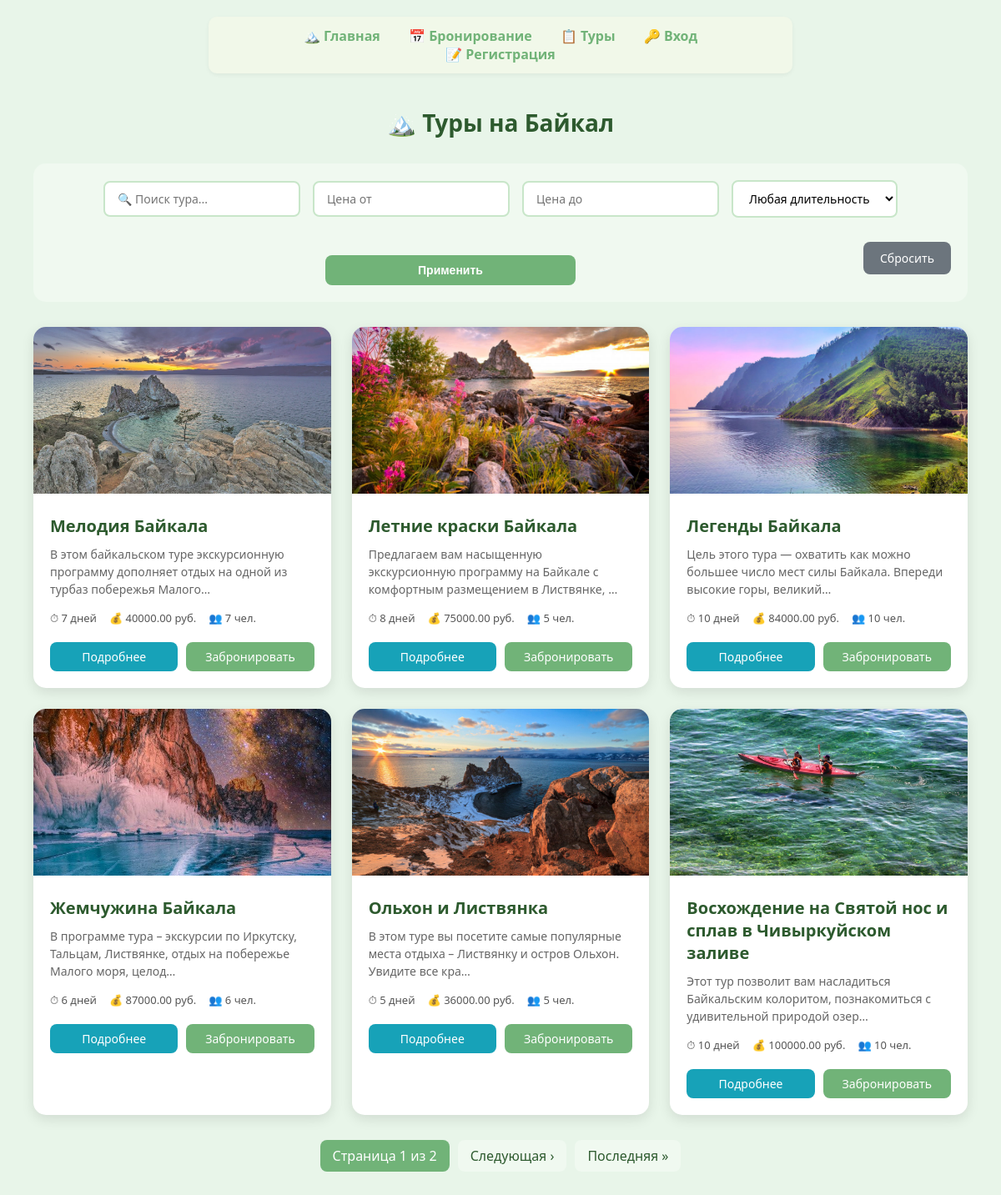
The page / on the database its author committed.
### booking/models.py (models this page shows, shortened)
class Tour(models.Model):
    objects = models.Manager()
    title = models.CharField(max_length=200)
    description = models.TextField()
    duration = models.IntegerField(
        help_text="Длительность тура в днях"
    )
    price = models.DecimalField(
        max_digits=10,
        decimal_places=2
    )
    max_people = models.IntegerField(
        help_text="Максимум участников на одну дату"
    )
    removed = models.BooleanField(default=False)
    image = models.ImageField(
        upload_to="tours/",
        default="tours/default.jpg"
    )

### booking/views.py (the view)
# urls.py: path('', views.tour_list_view, name='home'),
def tour_list_view(request):
    tours = Tour.objects.filter(removed=False)
    search_query = request.GET.get('search', '')
    if search_query:
        tours = tours.filter(
            Q(title__icontains=search_query) |
            Q(description__icontains=search_query)
        )
    min_price = request.GET.get('min_price', '')
    max_price = request.GET.get('max_price', '')
    if min_price:
        tours = tours.filter(price__gte=min_price)
    if max_price:
        tours = tours.filter(price__lte=max_price)
    duration = request.GET.get('duration', '')
    if duration:
        tours = tours.filter(duration=duration)
    paginator = Paginator(tours, 6)  # 6 туров на страницу
    page_number = request.GET.get('page')
    tours_page = paginator.get_page(page_number)
    durations = Tour.objects.filter(removed=False).values_list('duration', flat=True).distinct()
    context = {
        'tours': tours_page,
        'search_query': search_query,
        'min_price': min_price,
        'max_price': max_price,
        'selected_duration': duration,
        'durations': durations,
        'is_paginated': tours_page.has_other_pages(),
    }
    return render(request, "booking/tour_list.html", context)

### templates/booking/tour_list.html (shortened to what this page needs)
{% extends 'base.html' %}
{% load static %}
{% block content %}
<div class="tours-container">
    <h1>🏔️ Туры на Байкал</h1>
    <div class="filters-section">
        <form method="get" class="filters-form">
            <div class="filter-group">
                <input type="text" name="search" placeholder="🔍 Поиск тура..." value="{{ search_query }}">
            </div>
            <div class="filter-group">
                <input type="number" name="min_price" placeholder="Цена от" value="{{ min_price }}" step="1000">
            </div>
            <div class="filter-group">
                <input type="number" name="max_price" placeholder="Цена до" value="{{ max_price }}" step="1000">
            </div>
            <div class="filter-group">
                <select name="duration">
                    <option value="">Любая длительность</option>
                </select>
            </div>
            <button type="submit" class="btn-filter">Применить</button>
            <a href="{% url 'tour_list' %}" class="btn-reset">Сбросить</a>
        </form>
    </div>
    {% if tours %}
        <div class="tours-grid">
            {% for tour in tours %}
                <div class="tour-card">
                    {% if tour.image %}
                        <img src="{{ tour.image.url }}" alt="{{ tour.title }}" class="tour-image">
                    {% else %}
                        <div class="tour-image-placeholder">🏔️</div>
                    {% endif %}
                    <div class="tour-info">
                        <h3>{{ tour.title }}</h3>
                        <p class="tour-description">{{ tour.description|truncatechars:100 }}</p>
                        <div class="tour-details">
                            <span class="tour-duration">⏱ {{ tour.duration }} дней</span>
                            <span class="tour-price">💰 {{ tour.price }} руб.</span>
                            <span class="tour-max">👥 {{ tour.max_people }} чел.</span>
                        </div>
                        <div class="tour-actions">
                            <a href="{% url 'tour_detail' tour.id %}" class="btn-detail">Подробнее</a>
                            <a href="{% url 'booking' %}?tour={{ tour.id }}" class="btn-book">Забронировать</a>
                        </div>
                    </div>
                </div>
            {% endfor %}
        </div>
        {% if is_paginated %}
            <div class="pagination">
                <span class="page-current">
                    Страница {{ tours.number }} из {{ tours.paginator.num_pages }}
                </span>
                {% if tours.has_next %}
                    <a href="?page={{ tours.next_page_number }}" class="page-link">Следующая ›</a>
                    <a href="?page={{ tours.paginator.num_pages }}" class="page-link">Последняя »</a>
                {% endif %}
            </div>
        {% endif %}
    {% else %}
        <div class="no-tours">
            <p>😕 По вашему запросу ничего не найдено</p>
            <a href="{% url 'tour_list' %}" class="btn-reset">Сбросить фильтры</a>
        </div>
    {% endif %}
</div>
{% endblock %}

### static/css/booking_form.css (style rules this page uses)
* { margin: 0; padding: 0; box-sizing: border-box; }
body { font-family: 'Segoe UI', Tahoma, Geneva, Verdana, sans-serif; background: #e8f5e9; padding: 20px; min-height: 100vh; }
h1 { text-align: center; color: #2d5a2e; margin-bottom: 30px; font-size: 28px; }
input, select, textarea { width: 100%; padding: 12px; border: 2px solid #c8e6c9; border-radius: 8px; transition: all 0.3s ease; font-size: 14px; font-family: inherit; }
select { cursor: pointer; background-color: white; }
button { padding: 14px 30px; background: #71b378; color: white; border: none; border-radius: 8px; cursor: pointer; font-size: 16px; font-weight: bold; display: block; margin: 30px auto 0; transition: all 0.3s ease; width: 100%; max-width: 300px; }

### templates/booking/tour_list.html (style rules this page uses)
.tours-container { max-width: 1200px; margin: 0 auto; padding: 20px; }
h1 { text-align: center; color: #2d5a2e; margin-bottom: 30px; }
.filters-section { background: #f0f9f0; padding: 20px; border-radius: 15px; margin-bottom: 30px; }
.filters-form { display: flex; flex-wrap: wrap; gap: 15px; align-items: center; justify-content: center; }
.filter-group input, .filter-group select { padding: 10px 15px; border: 2px solid #c8e6c9; border-radius: 8px; font-size: 14px; min-width: 150px; }
.btn-filter, .btn-reset { padding: 10px 20px; border: none; border-radius: 8px; cursor: pointer; font-size: 14px; text-decoration: none; display: inline-block; }
.btn-filter { background: #71b378; color: white; }
.btn-reset { background: #6c757d; color: white; }
.tours-grid { display: grid; grid-template-columns: repeat(auto-fill, minmax(350px, 1fr)); gap: 25px; }
.tour-card { background: white; border-radius: 15px; overflow: hidden; box-shadow: 0 5px 15px rgba(0,0,0,0.1); transition: transform 0.3s ease, box-shadow 0.3s ease; }
.tour-image { width: 100%; height: 200px; object-fit: cover; }
.tour-info { padding: 20px; }
.tour-info h3 { margin: 0 0 10px 0; color: #2d5a2e; font-size: 20px; }
.tour-description { color: #666; font-size: 14px; line-height: 1.5; margin-bottom: 15px; }
.tour-details { display: flex; gap: 15px; margin-bottom: 20px; font-size: 13px; color: #555; }
.tour-actions { display: flex; gap: 10px; }
.btn-detail, .btn-book, .btn-favorite { padding: 8px 15px; border-radius: 8px; text-decoration: none; font-size: 14px; transition: all 0.3s ease; text-align: center; }
.btn-detail { background: #17a2b8; color: white; flex: 1; }
.btn-book { background: #71b378; color: white; flex: 1; }
.pagination { display: flex; justify-content: center; gap: 10px; margin-top: 30px; flex-wrap: wrap; }
.page-link { padding: 8px 15px; background: #f0f9f0; color: #2d5a2e; text-decoration: none; border-radius: 8px; transition: all 0.3s ease; }
.page-current { padding: 8px 15px; background: #71b378; color: white; border-radius: 8px; }

### rows shown on the page
Tour: image (picture), title "Мелодия Байкала", description "В этом байкальском туре экскурсионную программу дополняет отдых на одной из турбаз побережья Малого…", duration "7", price "40000.00", max_people "7"
Tour: image (picture), title "Летние краски Байкала", description "Предлагаем вам насыщенную экскурсионную программу на Байкале с комфортным размещением в Листвянке, …", duration "8", price "75000.00", max_people "5"
Tour: image (picture), title "Легенды Байкала", description "Цель этого тура — охватить как можно большее число мест силы Байкала. Впереди высокие горы, великий…", duration "10", price "84000.00", max_people "10"
Tour: image (picture), title "Жемчужина Байкала", description "В программе тура – экскурсии по Иркутску, Тальцам, Листвянке, отдых на побережье Малого моря, целод…", duration "6", price "87000.00", max_people "6"
Tour: image (picture), title "Ольхон и Листвянка", description "В этом туре вы посетите самые популярные места отдыха – Листвянку и остров Ольхон. Увидите все кра…", duration "5", price "36000.00", max_people "5"
Tour: image (picture), title "Восхождение на Святой нос и сплав в Чивыркуйском заливе", description "Этот тур позволит вам насладиться Байкальским колоритом, познакомиться с удивительной природой озер…", duration "10", price "100000.00", max_people "10"

### other values the page prints
{{ tours.number }} "1"
{{ tours.paginator.num_pages }} "2"
